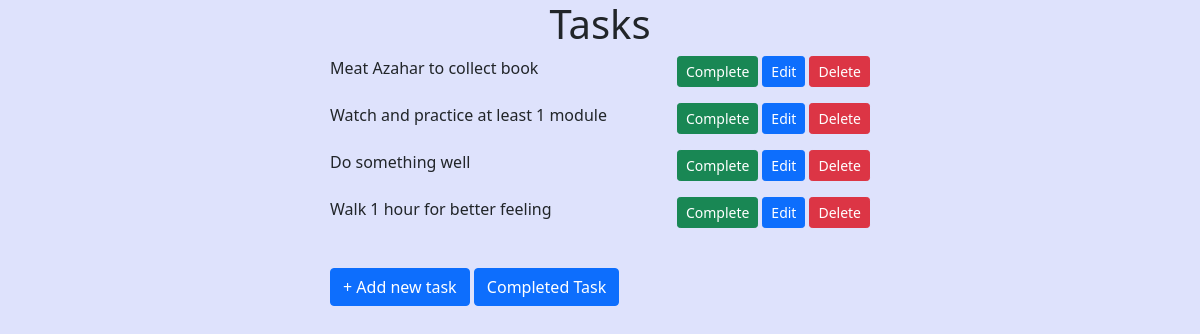
The page / on the database its author committed.
### task/models.py (models this page shows)
class TaskStoreModel(models.Model):
    task = models.CharField(max_length=50)
    detail = models.CharField(max_length=250)
    completed = models.BooleanField(default=False)

### task/views.py (the view)
# urls.py: path('', show_tasks, name='show_tasks'),
def show_tasks(request):
    tasks = TaskStoreModel.objects.all()
    return render(request, 'show_tasks.html', {'tasks': tasks})

### task/templates/show_tasks.html (shortened to what this page needs)
{% extends 'base.html' %}
{% block content %}
{% for t in tasks %}
    {% if t.completed == False %}
    <div class = "d-flex justify-content-between bd-highlight mb-3">
        <a>{{t.task}}</a>
        <div class= "d-flex flex-row-reverse">
            <a class = "btn btn-sm btn-danger ms-1" href="../delete/{{t.id}}">Delete</a>
            <a class = "btn btn-sm btn-primary ms-1" href="../edit/{{t.id}}">Edit</a>
            <a class = "btn btn-sm btn-success ms-1" href="../complete/{{t.id}}">Complete</a>
       </div>
    </div>
    {% endif %}
{% endfor %}
<a class="btn btn-primary" href="../add_task">+ Add new task</a>
<a class="btn btn-primary" href="../completed_task">Completed Task</a>
{% endblock content%}

### rows shown on the page
TaskStoreModel: task "Meat Azahar to collect book"
TaskStoreModel: task "Watch and practice at least 1 module"
TaskStoreModel: task "Do something well"
TaskStoreModel: task "Walk 1 hour for better feeling"
